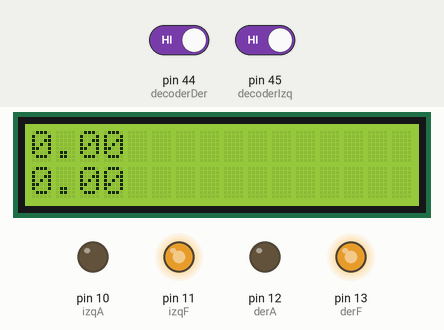
This sketch was run on a simulated Arduino Mega 2560, built with avr-gcc and run on an emulated ATmega2560. On the bench: 16×2 character LCD, output pins drawn as LEDs (lit = HIGH). Inputs (shaded band) come from the test bench; at power-on: pin 44 (decoderDer) HIGH, pin 45 (decoderIzq) HIGH. What the sketch prints to the serial monitor is not drawn.

Above: at 1.2 s.
1.3 s: pin 44 (decoderDer) driven LOW
At 2.5 s:
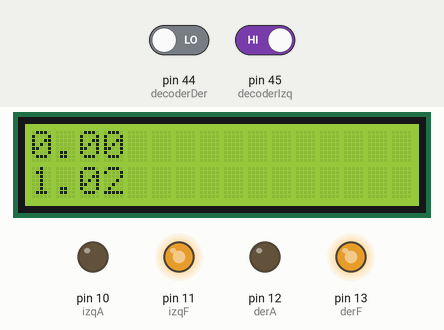
2.8 s: pin 45 (decoderIzq) driven LOW
At 4.1 s:
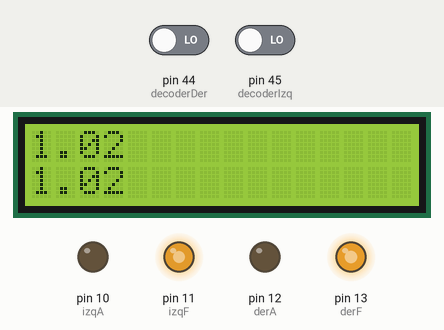
4.5 s: pin 44 (decoderDer) driven HIGH
At 5.9 s:
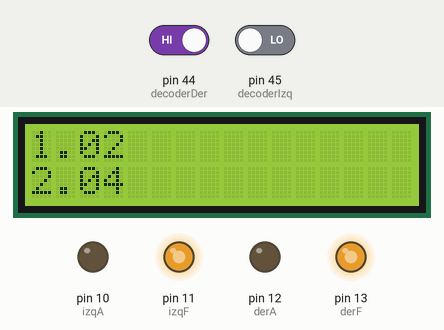
6.3 s: pin 45 (decoderIzq) driven HIGH
At 7.7 s:
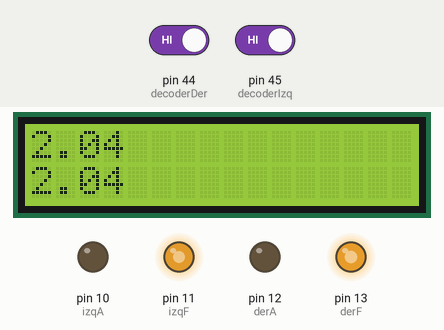
8.0 s: pin 44 (decoderDer) driven LOW
At 9.5 s:
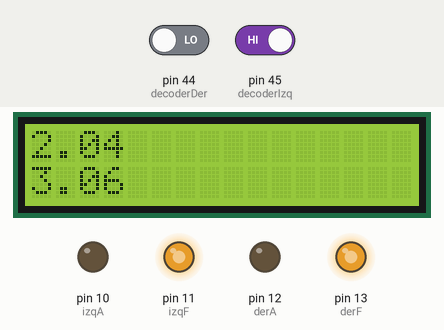
9.8 s: pin 45 (decoderIzq) driven LOW
At 11.4 s:
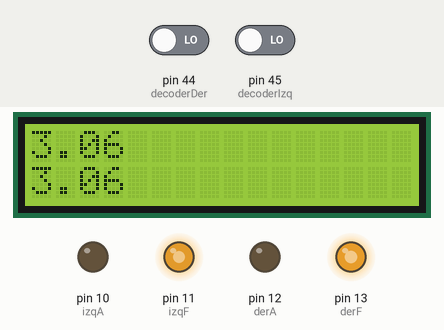
Timing chart, 0 to 12.5 s (numbered marks = the images above; inputs shaded):
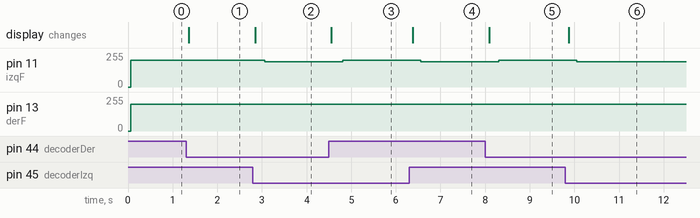

The sketch:

decoders.ino
```cpp
#include <Wire.h>
#include <LiquidCrystal_I2C.h>

#define llantas(a, b, c, d) \
  analogWrite(izqF, a); \
  analogWrite(izqA, b); \
  analogWrite(derF, c); \
  analogWrite(derA, d);

LiquidCrystal_I2C lcd(0x27, 16, 2);

const int decoderIzq = 45;
const int decoderDer = 44;

const int izqF = 11;
const int izqA = 10;
const int derF = 13;
const int derA = 12;

constexpr float radioLlanta = 3.25f;

int contadorIzq = 0;
int contadorDer = 0;

bool estadoDecoderIzq;
bool estadoDecoderDer;

float distRecorridaIzq = 0.0f;
float distRecorridaDer = 0.0f;

constexpr int potObj = 200;
int potIzq = potObj;
int potDer = potObj;

#define MUESTRAS 10
int idxMuestra = 0;
float muestrasDistIzq[MUESTRAS] = {};
float muestrasDistDer[MUESTRAS] = {};

void setup()
{
  lcd.init();
  lcd.backlight();
  pinMode(decoderIzq, INPUT);
  pinMode(decoderDer, INPUT);
  pinMode(izqF, OUTPUT);
  pinMode(izqA, OUTPUT);
  pinMode(derF, OUTPUT);
  pinMode(derA, OUTPUT);
  Serial.begin(9600);
  estadoDecoderIzq = digitalRead(decoderIzq);
  estadoDecoderDer = digitalRead(decoderDer);
}

void loop()
{
  llantas(potIzq, 0, potDer, 0);

  if (digitalRead(decoderDer) != estadoDecoderDer)
  {
    contadorDer++;
    estadoDecoderDer = !estadoDecoderDer;
  }

  if (digitalRead(decoderIzq) != estadoDecoderIzq)
  {
    contadorIzq++;
    estadoDecoderIzq = !estadoDecoderIzq;
  }

  distRecorridaIzq = 0.31415927 * radioLlanta * contadorIzq;
  distRecorridaDer = 0.31415927 * radioLlanta * contadorDer;

  Serial.print("Encoder derecho: ");
  Serial.println(String(contadorDer));
  Serial.print("Encoder izquierdo: ");
  Serial.println(String(contadorIzq));

  lcd.setCursor(0, 0);
  lcd.print(String(distRecorridaIzq));
  lcd.setCursor(0, 1);
  lcd.print(String(distRecorridaDer));
  //lcd.setCursor(0,0);
  //lcd.print(String(0.5 * (distRecorridaIzq + distRecorridaDer)));

  muestrasDistIzq[idxMuestra] = distRecorridaIzq;
  muestrasDistDer[idxMuestra] = distRecorridaDer;

  idxMuestra++;

  if (idxMuestra == MUESTRAS)
  {
    float velIzq = 0.0f;
    float velDer = 0.0f;
    for (int i = 0; i < MUESTRAS - 1; i++)
    {
      velIzq += muestrasDistIzq[i+1] - muestrasDistIzq[i];
      velDer += muestrasDistDer[i+1] - muestrasDistDer[i];
    }

    if (velIzq < velDer - 0.1)
    {
      potIzq += 10;
    }
    else if(velDer < velIzq - 0.1)
    {
      potIzq -= 10;
    }

    if (potDer < 0) potDer = 0;
    if (potIzq < 0) potIzq = 0;
    if (potDer > 255) potDer = 255;
    if (potIzq > 255) potIzq = 255;

    idxMuestra = 0;
  }
}
```

Measured:
- after the input at 1.3 s, the display: changes after 0.06 s (image 1)
- after the input at 2.8 s, pin 11 (izqF): 200/255 → 190/255 after 0.26 s; the display: changes after 0.05 s (image 2)
- after the input at 4.5 s, pin 11 (izqF): 190/255 → 200/255 after 0.31 s; the display: changes after 0.05 s (image 3)
- after the input at 6.3 s, pin 11 (izqF): 200/255 → 190/255 after 0.26 s; the display: changes after 0.08 s (image 4)
- after the input at 8.0 s, pin 11 (izqF): 190/255 → 200/255 after 0.31 s; the display: changes after 0.09 s (image 5)
- after the input at 9.8 s, pin 11 (izqF): 200/255 → 190/255 after 0.25 s; the display: changes after 0.08 s (image 6)
